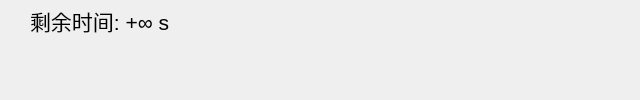
<?xml version="1.0" encoding="UTF-8"?>
<ui version="4.0">
 <class>InfoPanel</class>
 <widget class="QWidget" name="InfoPanel">
  <property name="geometry">
   <rect>
    <x>0</x>
    <y>0</y>
    <width>640</width>
    <height>100</height>
   </rect>
  </property>
  <property name="windowTitle">
   <string>Form</string>
  </property>
  <widget class="QLabel" name="LblTimer">
   <property name="geometry">
    <rect>
     <x>30</x>
     <y>0</y>
     <width>161</width>
     <height>41</height>
    </rect>
   </property>
   <property name="font">
    <font>
     <pointsize>16</pointsize>
    </font>
   </property>
   <property name="text">
    <string>剩余时间: +∞ s</string>
   </property>
  </widget>
 </widget>
 <resources/>
 <connections/>
</ui>
